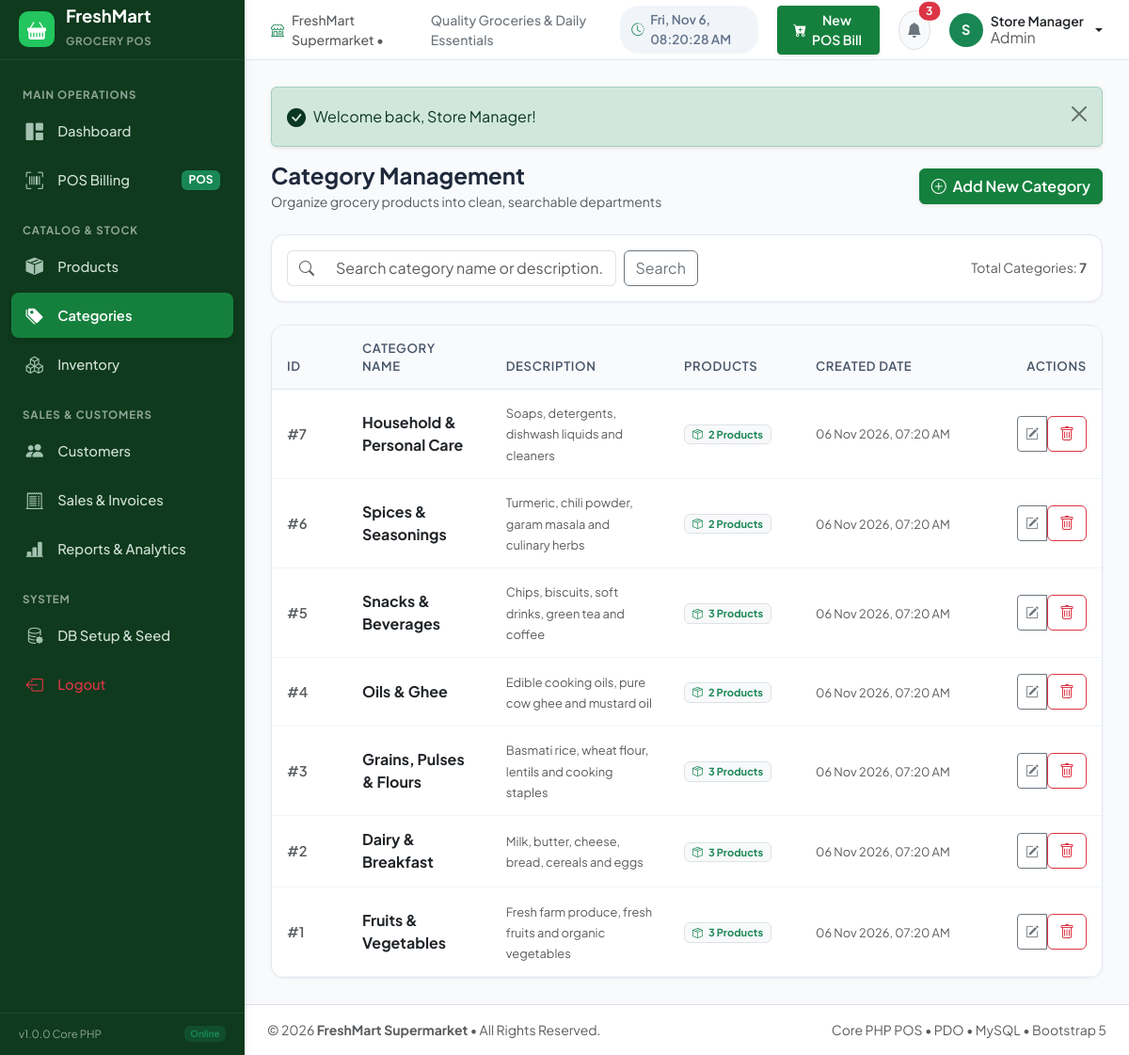
Screenshot of /admin/categories.php (signed in) with the database file from the repository.
### tables this page shows
CREATE TABLE `categories` (
  `id` INT(11) NOT NULL AUTO_INCREMENT,
  `category_name` VARCHAR(100) NOT NULL UNIQUE,
  `description` TEXT DEFAULT NULL,
  `created_at` DATETIME NOT NULL DEFAULT CURRENT_TIMESTAMP,
  `updated_at` DATETIME NOT NULL DEFAULT CURRENT_TIMESTAMP ON UPDATE CURRENT_TIMESTAMP,
  PRIMARY KEY (`id`)
);

### admin/categories.php (the view, shortened to what this page needs)
<?php
require_once __DIR__ . '/../includes/header.php';
$pdo = getDbConnection();
$searchQuery = sanitizeInput($_GET['search'] ?? '');
try {
    if (!empty($searchQuery)) {
        $catStmt = $pdo->prepare("
            SELECT c.*, (SELECT COUNT(*) FROM `products` p WHERE p.category_id = c.id) AS product_count
            FROM `categories` c
            WHERE c.category_name LIKE ? OR c.description LIKE ?
            ORDER BY c.id DESC
        ");
        $catStmt->execute(["%$searchQuery%", "%$searchQuery%"]);
    } else {
        $catStmt = $pdo->query("
            SELECT c.*, (SELECT COUNT(*) FROM `products` p WHERE p.category_id = c.id) AS product_count
            FROM `categories` c
            ORDER BY c.id DESC
        ");
    }
    $categories = $catStmt->fetchAll();
} catch (PDOException $e) {
    echo '<div class="alert alert-danger">Error retrieving categories: ' . e($e->getMessage()) . '</div>';
    $categories = [];
}
?>
<div class="d-flex flex-column flex-md-row justify-content-between align-items-md-center gap-3 mb-4">
    <div>
        <h2 class="page-header-title">Category Management</h2>
        <p class="text-muted small mb-0">Organize grocery products into clean, searchable departments</p>
    </div>
    <div>
        <button type="button" class="btn btn-brand shadow-sm" data-bs-toggle="modal" data-bs-target="#addCategoryModal">
            <i class="bi bi-plus-circle me-1"></i> Add New Category
        </button>
    </div>
</div>
<div class="table-card p-3 mb-4">
    <form method="GET" action="" class="row g-2 align-items-center">
        <div class="col-md-5">
            <div class="input-group">
                <span class="input-group-text bg-white border-end-0 text-muted"><i class="bi bi-search"></i></span>
                <input type="text" name="search" class="form-control border-start-0" placeholder="Search category name or description..." value="<?= e($searchQuery) ?>" data-table-search="categoriesTable">
            </div>
        </div>
        <div class="col-md-auto">
            <button type="submit" class="btn btn-outline-secondary">Search</button>
        </div>
        <div class="col text-md-end text-muted small">
            Total Categories: <strong><?= count($categories) ?></strong>
        </div>
    </form>
</div>
<div class="table-card">
    <div class="table-responsive">
        <table class="table table-custom" id="categoriesTable">
            <thead>
                <tr>
                    <th style="width: 80px;">ID</th>
                    <th>Category Name</th>
                    <th>Description</th>
                    <th style="width: 140px;">Products</th>
                    <th style="width: 180px;">Created Date</th>
                    <th style="width: 140px;" class="text-end">Actions</th>
                </tr>
            </thead>
            <tbody>
                <?php if (!empty($categories)): ?>
                    <?php foreach ($categories as $cat): ?>
                        <tr>
                            <td class="text-muted fw-semibold">#<?= $cat['id'] ?></td>
                            <td>
                                <span class="fw-bold text-dark fs-6"><?= e($cat['category_name']) ?></span>
                            </td>
                            <td>
                                <span class="text-muted small"><?= !empty($cat['description']) ? e($cat['description']) : '<span class="text-black-50 italic">No description</span>' ?></span>
                            </td>
                            <td>
                                <a href="<?= BASE_URL ?>/admin/products.php?category_id=<?= $cat['id'] ?>" class="badge bg-light text-success border px-2 py-1 text-decoration-none">
                                    <i class="bi bi-box-seam me-1"></i> <?= $cat['product_count'] ?> Products
                                </a>
                            </td>
                            <td>
                                <span class="small text-muted"><?= date('d M Y, h:i A', strtotime($cat['created_at'])) ?></span>
                            </td>
                            <td class="text-end">
                                <div class="btn-group btn-group-sm">
                                    <button type="button"
                                            class="btn btn-outline-secondary btn-edit-category"
                                            data-id="<?= $cat['id'] ?>"
                                            data-name="<?= e($cat['category_name']) ?>"
                                            data-desc="<?= e($cat['description'] ?? '') ?>"
                                            data-bs-toggle="modal"
                                            data-bs-target="#editCategoryModal"
                                            title="Edit Category">
                                        <i class="bi bi-pencil-square"></i>
                                    </button>
                                    <form method="POST" action="" class="d-inline" onsubmit="return confirm('Are you sure you want to delete category \'<?= addslashes(e($cat['category_name'])) ?>\'?');">
                                        <button type="submit" class="btn btn-outline-danger" title="Delete Category" <?= ($cat['product_count'] > 0) ? 'data-bs-toggle="tooltip" title="Cannot delete: has assigned products"' : '' ?>>
                                            <i class="bi bi-trash"></i>
                                        </button>
                                    </form>
                                </div>
                            </td>
                        </tr>
                    <?php endforeach; ?>
                <?php endif; ?>
            </tbody>
        </table>
    </div>
</div>
<?php require_once __DIR__ . '/../includes/footer.php'; ?>

### assets/css/style.css (style rules this page uses)
:root { --primary-color: #15803D; --primary-hover: #14532D; --primary-light: #EBF7EE; --secondary-color: #14532D; --accent-color: #22C55E; --accent-lime: #84CC16; --bg-color: #F8FAFC; --card-bg: #FFFFFF; --text-main: #1E293B; --text-muted: #64748B; --border-color: #E2E8F0; --sidebar-width: 260px; --topbar-height: 64px; --danger-color: #EF4444; --warning-color: #F59E0B; --info-color: #0EA5E9; --shadow-sm: 0 1px 3px rgba(0, 0, 0, 0.05); --shadow-md: 0 4px 6px -1px rgba(0, 0, 0, 0.07), 0 2px 4px -2px rgba(0, 0, 0, 0.05); --shadow-lg: 0 10px 15px -3px rgba(0, 0, 0, 0.08), 0 4px 6px -4px rgba(0, 0, 0, 0.04); }
body { background-color: var(--bg-color); color: var(--text-main); font-family: 'Plus Jakarta Sans', 'Inter', -apple-system, BlinkMacSystemFont, "Segoe UI", Roboto, sans-serif; margin: 0; padding: 0; -webkit-font-smoothing: antialiased; }
a { color: var(--primary-color); text-decoration: none; transition: all 0.2s ease; }
.btn-brand { background-color: var(--primary-color); color: #FFFFFF; border: 1px solid var(--primary-color); font-weight: 600; transition: all 0.2s ease; }
.page-header-title { font-size: 1.5rem; font-weight: 700; color: var(--text-main); margin-bottom: 0.2rem; }
.table-card { background: var(--card-bg); border-radius: 14px; border: 1px solid var(--border-color); box-shadow: var(--shadow-sm); overflow: hidden; }
.table-custom { margin-bottom: 0; }
.table-custom thead th { background-color: #F8FAFC; color: #475569; font-weight: 600; font-size: 0.82rem; text-transform: uppercase; letter-spacing: 0.05em; border-bottom: 1px solid var(--border-color); padding: 0.85rem 1rem; }
.table-custom tbody td { padding: 0.85rem 1rem; vertical-align: middle; font-size: 0.92rem; color: #334155; border-bottom: 1px solid #F1F5F9; }

### rows the page displays
categories: id "7", category_name "Household & Personal Care", description "Soaps, detergents, dishwash liquids and cleaners", product_count "2", created_at "06 Nov 2026, 07:20 AM"
categories: id "6", category_name "Spices & Seasonings", description "Turmeric, chili powder, garam masala and culinary herbs", product_count "2", created_at "06 Nov 2026, 07:20 AM"
categories: id "5", category_name "Snacks & Beverages", description "Chips, biscuits, soft drinks, green tea and coffee", product_count "3", created_at "06 Nov 2026, 07:20 AM"
categories: id "4", category_name "Oils & Ghee", description "Edible cooking oils, pure cow ghee and mustard oil", product_count "2", created_at "06 Nov 2026, 07:20 AM"
categories: id "3", category_name "Grains, Pulses & Flours", description "Basmati rice, wheat flour, lentils and cooking staples", product_count "3", created_at "06 Nov 2026, 07:20 AM"
categories: id "2", category_name "Dairy & Breakfast", description "Milk, butter, cheese, bread, cereals and eggs", product_count "3", created_at "06 Nov 2026, 07:20 AM"
categories: id "1", category_name "Fruits & Vegetables", description "Fresh farm produce, fresh fruits and organic vegetables", product_count "3", created_at "06 Nov 2026, 07:20 AM"

### other values shown
STORE_NAME "FreshMart Supermarket"
STORE_TAGLINE "Quality Groceries & Daily Essentials"
$lowStockCount "3"
substr($currentUser['full_name'], 0, 1) "S"
$currentUser['full_name'] "Store Manager"
$currentUser['role'] "Admin"
$text "Welcome back, Store Manager!"
count($categories) "7"
